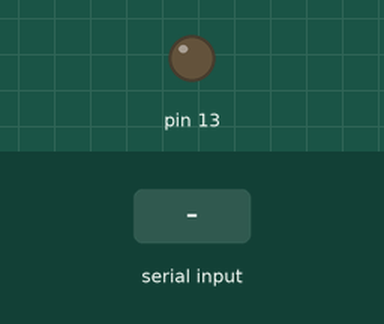
Simulated run of this sketch. Board: Arduino Uno, built with avr-gcc and run on an emulated ATmega328P. On the bench: output pins drawn as LEDs (lit = HIGH). Inputs (shaded band) come from the test bench.

Above: at 1.2 s.
1.3 s: "1" received over Serial
At 2.9 s:
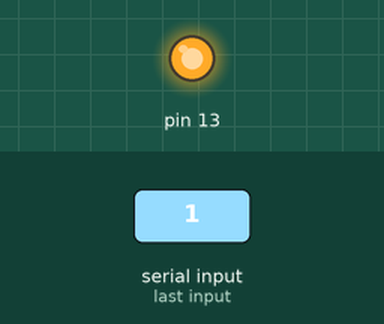
Timing chart, 0 to 4.4 s (numbered marks = the images above; inputs shaded):
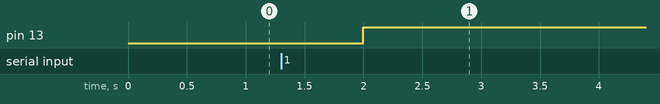

The sketch:

ArduinoMobil.ino
```cpp
int dada=0;
void setup() {
  Serial.begin(9600);
  pinMode(13, OUTPUT);
  }

void loop() {
  char dada=Serial.read();
  if(dada=='1')
  {
    if(digitalRead(13)==HIGH){
    digitalWrite(13, LOW);
    }
    else{
    digitalWrite(13, HIGH);
    }
  }
delay(1000);
}
```

Measured:
- after the input at 1.3 s, pin 13: LOW → HIGH after 0.70 s
